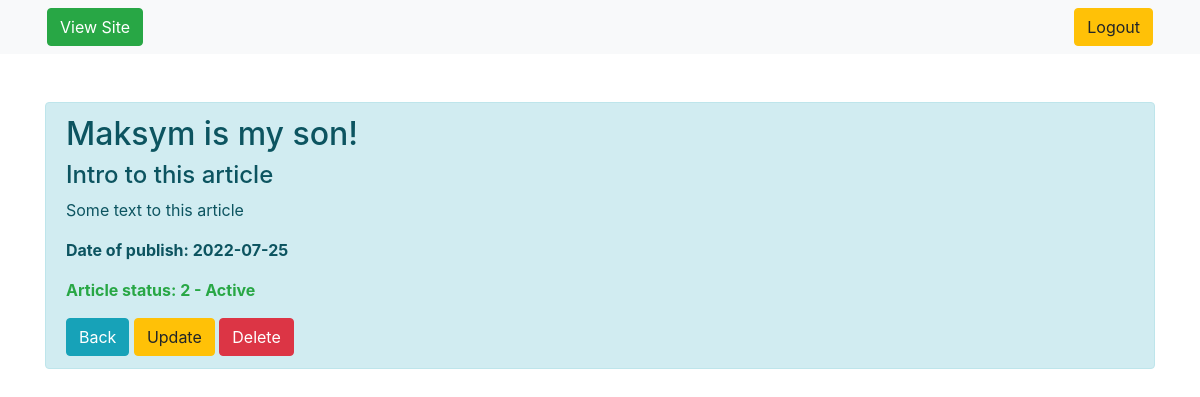
The page /admin/dashboard/article/4 (signed in) on the database as committed earlier.
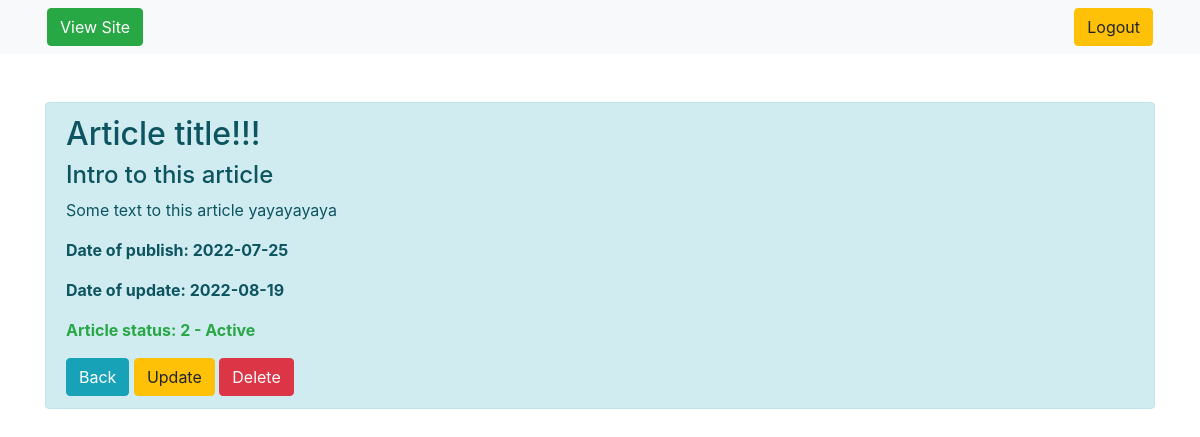
The same page on the database as committed later.
### models.py (models this page shows, shortened)
class Article(Base):
    __tablename__ = 'article'
    id = Column(Integer, primary_key=True, autoincrement=True)
    user_id = Column(Integer, ForeignKey('user.id'), nullable=False)
    title = Column(String(100), nullable=False)
    intro = Column(String(300), nullable=False)
    text = Column(Text, nullable=False)
    status = Column(Integer, ForeignKey('status.code'), nullable=False, default=1)
    dlm = Column(DateTime, default=OUR_TIME)
    creation_date = Column(DateTime, default=OUR_TIME)

### admin/admin.py (the view)
@admin.route('/dashboard/article/<int:id>', methods=['POST','GET'])
@login_required
def article(id):
    if id:
        _status = Status()
        specific_article = db.session.query(Article).get(id)
        status_code_name = str(specific_article.status) + ' - ' + _status.get_name(id=specific_article.status)
        return render_template('article.html', specific_article=specific_article,
                               status_code_name=status_code_name, id=id)
    else:
        return f'Post {id} does not exist'

### app.py (called while the page is built)
@login_manager.user_loader
def load_user(user_id):
    from users.models import User
    return db.session.query(User).get(int(user_id))

### models.py (called while the page is built)
    def get_name(self, id):
        if id:
            name = db.session.query(Status).filter_by(code=id).first()
            return name.name
        print('get_name(): ID is null')

### admin/templates/admin/article.html (shortened to what this page needs)
{% extends 'admbase.html' %}
{% block body %}
<div class="container mt-5">
           <div class="alert alert-info">
             <h2>{{ specific_article.title }}</h2>
             <h4>{{ specific_article.intro }}</h4>
             <p>{{ specific_article.text }}</p>
             {% if specific_article.dlm > specific_article.creation_date %}
                <p><strong>Date of publish: {{ specific_article.creation_date.date() }}</strong></p>
                <p><strong>Date of update: {{ specific_article.dlm.date() }}</strong></p>
             {% else %}
                <p><strong>Date of publish: {{ specific_article.creation_date.date() }}</strong></p>
             {% endif %}
             {% if specific_article.status == 2 %}
                <p class="text-success font-weight-bold">Article status: {{ status_code_name }}</p>
             {% else %}
                <p class="text-danger font-weight-bold">Article status: {{ status_code_name }}</p>
             {% endif %}
             <a href="/admin/dashboard" class="btn btn-info">Back</a>
            <a href="/admin/dashboard/article/{{ specific_article.id }}/update" class="btn btn-warning">Update</a>
            <a href="/admin/dashboard/article/{{ specific_article.id }}/delete" class="btn btn-danger">Delete</a>
           </div>
    </div>
{% endblock %}

### admin/templates/admin/admbase.html (shortened to what this page needs)
<!doctype html>
<html lang="en">
<head>
    <link rel="stylesheet" href="https://cdn.jsdelivr.net/npm/bootstrap@4.6.1/dist/css/bootstrap.min.css">
</head>
<body>
    {% if current_user.is_authenticated %}
        <nav class="navbar navbar-expand-lg navbar-light bg-light sticky-top">
          <div class="container-fluid">
          <a class="btn btn-success ml-3" href="/">View Site</a>
          <nav class="my-2 my-md-0 mr-md-3">
            <a class="btn btn-warning" href="{{ url_for('admin.admin_logout') }}">Logout</a>
          </nav>
        </div>
        </nav>
    {% endif %}
{% block body %}
{% endblock %}
</body>
</html>

Rows that differ between the two databases and show on the page:
changed Article "Intro to this article": title "Maksym is my son!" → "Article title!!!"; text "Some text to this article" → "Some text to this article yayayayaya"; dlm (not shown) → "2022-08-19"
Other text that changed with them:
text now shown: "Date of update:"
